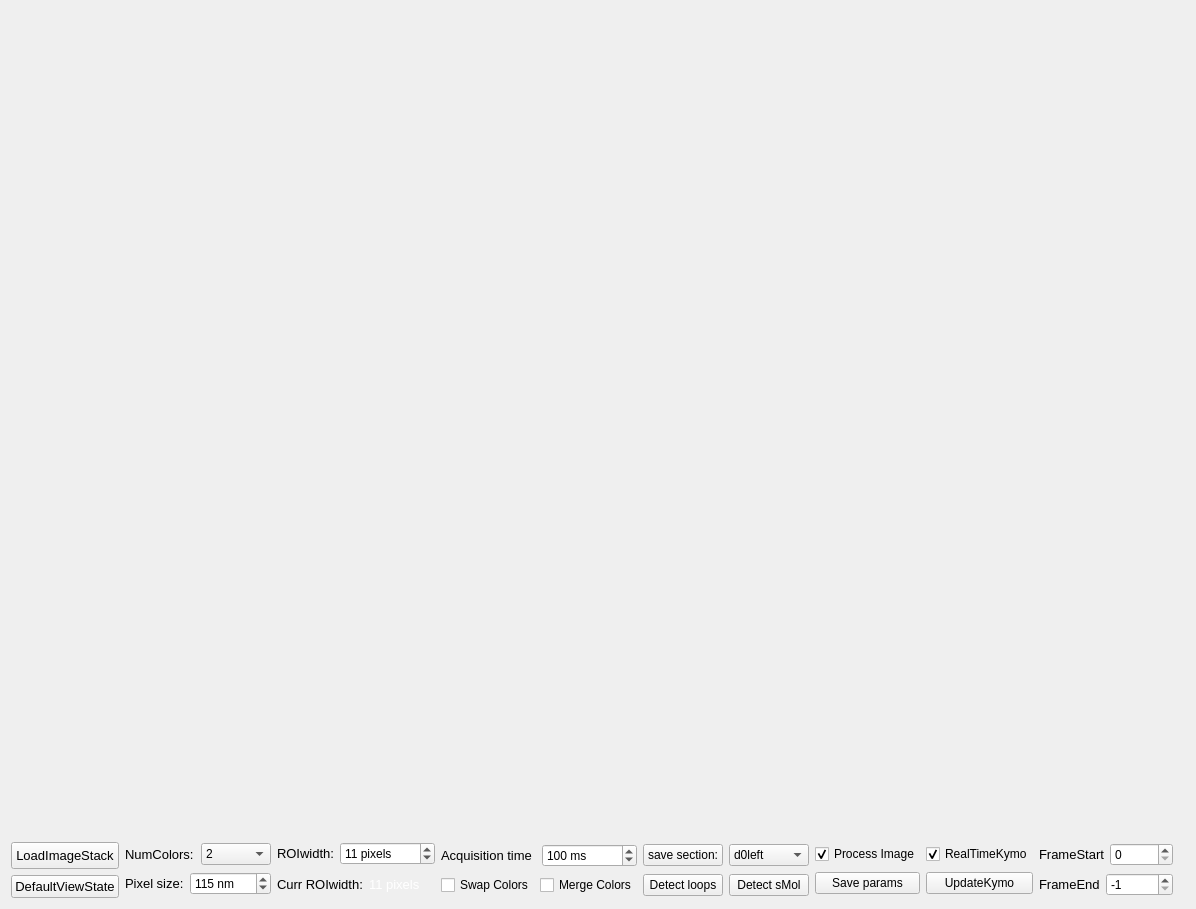
<?xml version="1.0" encoding="UTF-8"?>
<ui version="4.0">
 <class>Form</class>
 <widget class="QWidget" name="Form">
  <property name="geometry">
   <rect>
    <x>0</x>
    <y>0</y>
    <width>1196</width>
    <height>909</height>
   </rect>
  </property>
  <property name="windowTitle">
   <string>Kymograph Analysis</string>
  </property>
  <property name="windowIcon">
   <iconset>
    <normaloff>assets/kymograph_window_bar.png</normaloff>assets/kymograph_window_bar.png</iconset>
  </property>
  <property name="styleSheet">
   <string notr="true"/>
  </property>
  <layout class="QGridLayout" name="gridLayout">
   <item row="0" column="0">
    <widget class="QWidget" name="centralWidget" native="true">
     <property name="sizePolicy">
      <sizepolicy hsizetype="Preferred" vsizetype="Preferred">
       <horstretch>0</horstretch>
       <verstretch>1</verstretch>
      </sizepolicy>
     </property>
     <property name="baseSize">
      <size>
       <width>0</width>
       <height>2</height>
      </size>
     </property>
     <property name="styleSheet">
      <string notr="true"/>
     </property>
    </widget>
   </item>
   <item row="1" column="0">
    <layout class="QHBoxLayout" name="horizontalLayout">
     <item>
      <layout class="QVBoxLayout" name="verticalLayout">
       <item>
        <widget class="QPushButton" name="loadImageStackButton">
         <property name="sizePolicy">
          <sizepolicy hsizetype="Preferred" vsizetype="Preferred">
           <horstretch>0</horstretch>
           <verstretch>0</verstretch>
          </sizepolicy>
         </property>
         <property name="font">
          <font>
           <pointsize>10</pointsize>
          </font>
         </property>
         <property name="styleSheet">
          <string notr="true"/>
         </property>
         <property name="text">
          <string>LoadImageStack</string>
         </property>
        </widget>
       </item>
       <item>
        <widget class="QPushButton" name="loadImageSeqButton">
         <property name="font">
          <font>
           <pointsize>10</pointsize>
          </font>
         </property>
         <property name="styleSheet">
          <string notr="true"/>
         </property>
         <property name="text">
          <string>DefaultViewState</string>
         </property>
        </widget>
       </item>
      </layout>
     </item>
     <item>
      <layout class="QGridLayout" name="gridLayout_4">
       <item row="0" column="0">
        <layout class="QHBoxLayout" name="horizontalLayout_6">
         <item>
          <widget class="QLabel" name="label_7">
           <property name="font">
            <font>
             <pointsize>10</pointsize>
            </font>
           </property>
           <property name="styleSheet">
            <string notr="true"/>
           </property>
           <property name="text">
            <string>NumColors:</string>
           </property>
          </widget>
         </item>
         <item>
          <widget class="QComboBox" name="numColorsComboBox_3">
           <property name="styleSheet">
            <string notr="true"/>
           </property>
           <property name="currentText">
            <string>2</string>
           </property>
           <item>
            <property name="text">
             <string>2</string>
            </property>
           </item>
           <item>
            <property name="text">
             <string>1</string>
            </property>
           </item>
          </widget>
         </item>
        </layout>
       </item>
       <item row="1" column="0">
        <layout class="QHBoxLayout" name="horizontalLayout_7">
         <item>
          <widget class="QLabel" name="label_8">
           <property name="font">
            <font>
             <pointsize>10</pointsize>
            </font>
           </property>
           <property name="styleSheet">
            <string notr="true"/>
           </property>
           <property name="text">
            <string>Pixel size:</string>
           </property>
          </widget>
         </item>
         <item>
          <widget class="QSpinBox" name="pixelSizeSpinBox">
           <property name="styleSheet">
            <string notr="true"/>
           </property>
           <property name="suffix">
            <string> nm</string>
           </property>
           <property name="maximum">
            <number>10000</number>
           </property>
           <property name="value">
            <number>115</number>
           </property>
          </widget>
         </item>
        </layout>
       </item>
      </layout>
     </item>
     <item>
      <layout class="QVBoxLayout" name="verticalLayout_3">
       <item>
        <layout class="QGridLayout" name="gridLayout_3">
         <item row="0" column="0">
          <layout class="QHBoxLayout" name="horizontalLayout_4">
           <item>
            <widget class="QLabel" name="label_3">
             <property name="font">
              <font>
               <pointsize>10</pointsize>
              </font>
             </property>
             <property name="styleSheet">
              <string notr="true"/>
             </property>
             <property name="text">
              <string>ROIwidth:</string>
             </property>
            </widget>
           </item>
           <item>
            <widget class="QSpinBox" name="roiWidthSpinBox">
             <property name="styleSheet">
              <string notr="true"/>
             </property>
             <property name="suffix">
              <string> pixels</string>
             </property>
             <property name="maximum">
              <number>10000</number>
             </property>
             <property name="stepType">
              <enum>QAbstractSpinBox::AdaptiveDecimalStepType</enum>
             </property>
             <property name="value">
              <number>11</number>
             </property>
             <property name="displayIntegerBase">
              <number>10</number>
             </property>
            </widget>
           </item>
          </layout>
         </item>
         <item row="1" column="0">
          <layout class="QHBoxLayout" name="horizontalLayout_5">
           <item>
            <widget class="QLabel" name="label">
             <property name="font">
              <font>
               <pointsize>10</pointsize>
              </font>
             </property>
             <property name="styleSheet">
              <string notr="true"/>
             </property>
             <property name="text">
              <string>Curr ROIwidth:</string>
             </property>
            </widget>
           </item>
           <item>
            <widget class="QLabel" name="currROIWidthLabel">
             <property name="font">
              <font>
               <pointsize>10</pointsize>
              </font>
             </property>
             <property name="styleSheet">
              <string notr="true">color: rgba(255, 255, 255, 255);
background-color: rgb(90, 98, 108, 0);</string>
             </property>
             <property name="text">
              <string>11 pixels</string>
             </property>
            </widget>
           </item>
          </layout>
         </item>
        </layout>
       </item>
      </layout>
     </item>
     <item>
      <layout class="QGridLayout" name="gridLayout_6">
       <item row="0" column="0" colspan="2">
        <layout class="QHBoxLayout" name="horizontalLayout_9">
         <item>
          <widget class="QLabel" name="label_10">
           <property name="font">
            <font>
             <pointsize>10</pointsize>
            </font>
           </property>
           <property name="styleSheet">
            <string notr="true"/>
           </property>
           <property name="text">
            <string>Acquisition time</string>
           </property>
          </widget>
         </item>
         <item>
          <widget class="QSpinBox" name="AcquisitionTimeSpinBox_2">
           <property name="styleSheet">
            <string notr="true"/>
           </property>
           <property name="suffix">
            <string> ms</string>
           </property>
           <property name="maximum">
            <number>10000</number>
           </property>
           <property name="value">
            <number>100</number>
           </property>
          </widget>
         </item>
        </layout>
       </item>
       <item row="1" column="0">
        <widget class="QCheckBox" name="swapColorsCheckBox">
         <property name="styleSheet">
          <string notr="true"/>
         </property>
         <property name="text">
          <string>Swap Colors</string>
         </property>
         <property name="checked">
          <bool>false</bool>
         </property>
        </widget>
       </item>
       <item row="1" column="1">
        <widget class="QCheckBox" name="mergeColorsCheckBox">
         <property name="styleSheet">
          <string notr="true"/>
         </property>
         <property name="text">
          <string>Merge Colors</string>
         </property>
         <property name="checked">
          <bool>false</bool>
         </property>
        </widget>
       </item>
      </layout>
     </item>
     <item>
      <layout class="QGridLayout" name="gridLayout_2">
       <item row="1" column="0">
        <layout class="QHBoxLayout" name="horizontalLayout_3">
         <item>
          <widget class="QPushButton" name="detectLoopsBtn">
           <property name="styleSheet">
            <string notr="true"/>
           </property>
           <property name="text">
            <string>Detect loops</string>
           </property>
          </widget>
         </item>
         <item>
          <widget class="QPushButton" name="detectsMolBtn">
           <property name="styleSheet">
            <string notr="true"/>
           </property>
           <property name="text">
            <string>Detect sMol</string>
           </property>
          </widget>
         </item>
        </layout>
       </item>
       <item row="0" column="0">
        <layout class="QHBoxLayout" name="horizontalLayout_2">
         <item>
          <widget class="QPushButton" name="saveSectionBtn">
           <property name="styleSheet">
            <string notr="true"/>
           </property>
           <property name="text">
            <string>save section:</string>
           </property>
          </widget>
         </item>
         <item>
          <widget class="QComboBox" name="saveSectionComboBox">
           <property name="styleSheet">
            <string notr="true"/>
           </property>
           <item>
            <property name="text">
             <string>d0left</string>
            </property>
           </item>
           <item>
            <property name="text">
             <string>d1left</string>
            </property>
           </item>
           <item>
            <property name="text">
             <string>d2left</string>
            </property>
           </item>
           <item>
            <property name="text">
             <string>d0right</string>
            </property>
           </item>
           <item>
            <property name="text">
             <string>d1right</string>
            </property>
           </item>
           <item>
            <property name="text">
             <string>d2right</string>
            </property>
           </item>
          </widget>
         </item>
        </layout>
       </item>
      </layout>
     </item>
     <item>
      <layout class="QVBoxLayout" name="verticalLayout_2">
       <item>
        <widget class="QCheckBox" name="processImageCheckBox">
         <property name="styleSheet">
          <string notr="true"/>
         </property>
         <property name="text">
          <string>Process Image</string>
         </property>
         <property name="checked">
          <bool>true</bool>
         </property>
        </widget>
       </item>
       <item>
        <widget class="QPushButton" name="saveParamsBtn">
         <property name="styleSheet">
          <string notr="true"/>
         </property>
         <property name="text">
          <string>Save params</string>
         </property>
        </widget>
       </item>
      </layout>
     </item>
     <item>
      <layout class="QGridLayout" name="gridLayout_7">
       <item row="0" column="0">
        <widget class="QCheckBox" name="RealTimeKymoCheckBox">
         <property name="styleSheet">
          <string notr="true"/>
         </property>
         <property name="text">
          <string>RealTimeKymo</string>
         </property>
         <property name="checked">
          <bool>true</bool>
         </property>
        </widget>
       </item>
       <item row="1" column="0">
        <widget class="QPushButton" name="updateKymoBtn">
         <property name="styleSheet">
          <string notr="true"/>
         </property>
         <property name="text">
          <string>UpdateKymo</string>
         </property>
        </widget>
       </item>
      </layout>
     </item>
     <item>
      <layout class="QGridLayout" name="gridLayout_5">
       <item row="0" column="0">
        <layout class="QHBoxLayout" name="horizontalLayout_8">
         <item>
          <widget class="QLabel" name="label_11">
           <property name="font">
            <font>
             <pointsize>10</pointsize>
            </font>
           </property>
           <property name="styleSheet">
            <string notr="true"/>
           </property>
           <property name="text">
            <string>FrameStart</string>
           </property>
          </widget>
         </item>
         <item>
          <widget class="QSpinBox" name="frameStartSpinBox">
           <property name="styleSheet">
            <string notr="true"/>
           </property>
           <property name="keyboardTracking">
            <bool>false</bool>
           </property>
           <property name="suffix">
            <string/>
           </property>
           <property name="maximum">
            <number>99999</number>
           </property>
           <property name="value">
            <number>0</number>
           </property>
          </widget>
         </item>
        </layout>
       </item>
       <item row="1" column="0">
        <layout class="QHBoxLayout" name="horizontalLayout_10">
         <item>
          <widget class="QLabel" name="label_12">
           <property name="font">
            <font>
             <pointsize>10</pointsize>
            </font>
           </property>
           <property name="styleSheet">
            <string notr="true"/>
           </property>
           <property name="text">
            <string>FrameEnd</string>
           </property>
          </widget>
         </item>
         <item>
          <widget class="QSpinBox" name="frameEndSpinBox">
           <property name="styleSheet">
            <string notr="true"/>
           </property>
           <property name="keyboardTracking">
            <bool>false</bool>
           </property>
           <property name="suffix">
            <string/>
           </property>
           <property name="minimum">
            <number>-1</number>
           </property>
           <property name="maximum">
            <number>100000</number>
           </property>
           <property name="value">
            <number>-1</number>
           </property>
          </widget>
         </item>
        </layout>
       </item>
      </layout>
     </item>
     <item>
      <spacer name="horizontalSpacer">
       <property name="orientation">
        <enum>Qt::Horizontal</enum>
       </property>
       <property name="sizeHint" stdset="0">
        <size>
         <width>461</width>
         <height>56</height>
        </size>
       </property>
      </spacer>
     </item>
    </layout>
   </item>
  </layout>
 </widget>
 <resources/>
 <connections/>
</ui>
